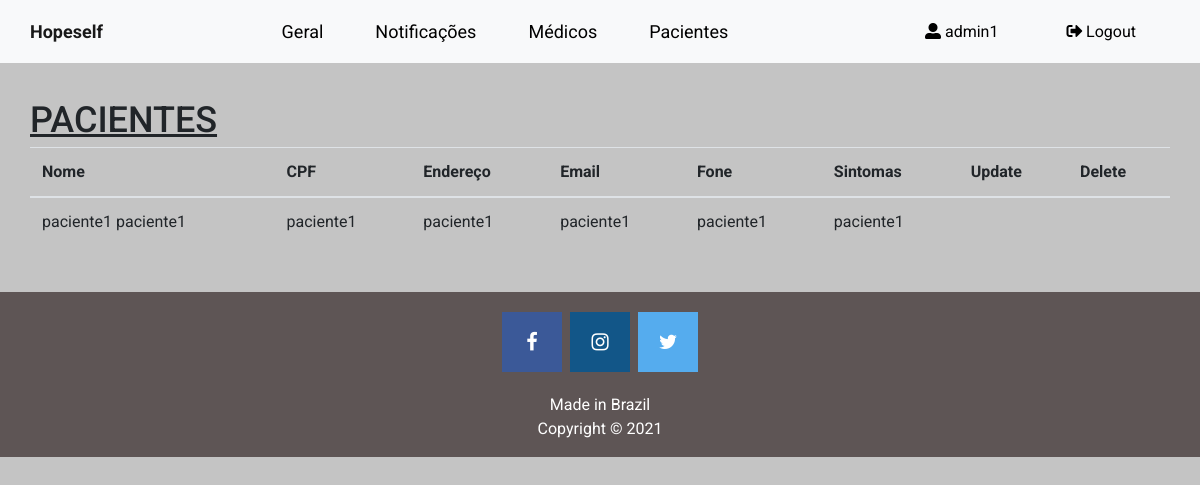
The page /admin-pacientes (signed in) on the database as committed earlier.
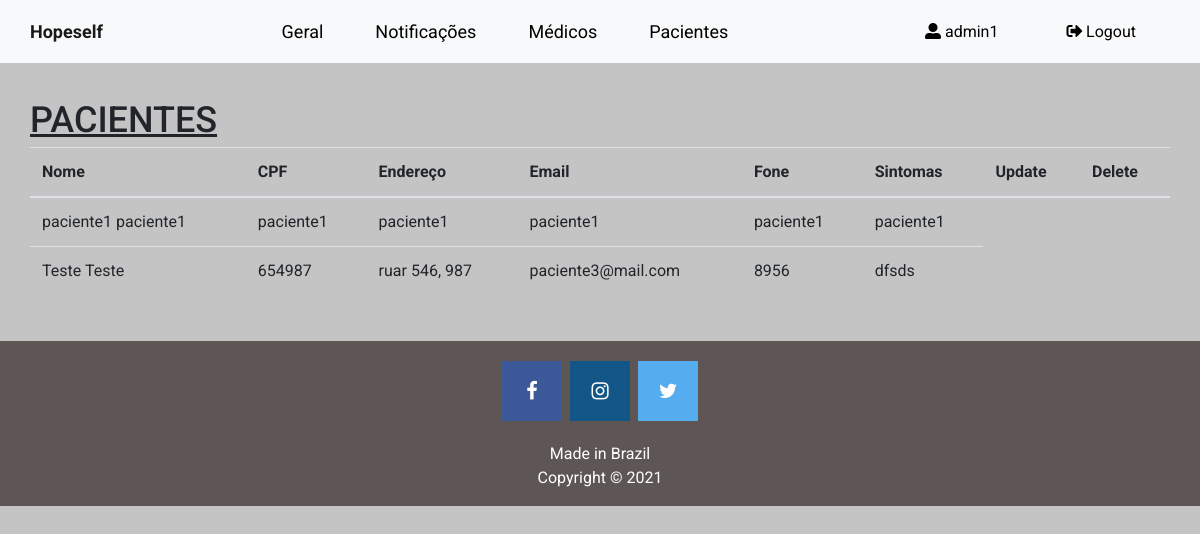
The same page on the database as committed later.
### accounts/models.py (models this page shows, shortened)
class Paciente(models.Model):
    user = models.OneToOneField(User, on_delete=models.CASCADE, null=True)
    cpf = models.CharField(max_length=15, null=True)
    endereco = models.CharField(max_length=40, null=True)
    email = models.CharField(max_length=100, null=True)
    fone = models.CharField(max_length=20, null=True)
    sintomas = models.CharField(max_length=100, null=True)
    status = models.BooleanField(default=True)
    @property
    def get_name(self):
        return self.user.first_name + " " + self.user.last_name

### accounts/views.py (the view)
# urls.py: path('admin-pacientes', views.admin_pacientes, name='admin-pacientes'),
@login_required(login_url='adminlogin')
@user_passes_test(is_admin)
def admin_pacientes(request):
    pacientes = models.Paciente.objects.all()
    return render(request, 'accounts/admin_pacientes.html', {'pacientes': pacientes})

### accounts/views.py (called while the page is built)
def is_admin(user):
    return user.groups.filter(name='ADMIN').exists()

### accounts/templates/accounts/admin_pacientes.html (shortened to what this page needs)
<!DOCTYPE html>
{% load static %}
<html lang="en">
<head>
</head>
<body>
  {% include "accounts/navbaradmin.html" %}
  <div class="content">
    <span id="contentTitle">PACIENTES</span>
    <div class="panel panel-primary">
      <table class="table table-hover" id="dev-table">
        <thead>
          <tr>
            <th>Nome</th>
            <th>CPF</th>
            <th>Endereço</th>
            <th>Email</th>
            <th>Fone</th>
            <th>Sintomas</th>
            <th>Update</th>
            <th>Delete</th>
          </tr>
        </thead>
        {% for p in pacientes %}
        <tr>
          <td>{{p.get_name}}</td>
          <td>{{p.cpf}}</td>
          <td>{{p.endereco}}</td>
          <td>{{p.email}}</td>
          <td>{{p.fone}}</td>
          <td>{{p.sintomas}}</td>
        </tr>
        {% endfor %}
      </table>
    </div>
  </div>
  {% include "accounts/footer.html" %}
</body>

Rows that differ between the two databases and show on the page:
added Paciente: get_name "Teste Teste", cpf "654987", endereco "ruar 546, 987", email "paciente3@mail.com", fone "8956", sintomas "dfsds"
